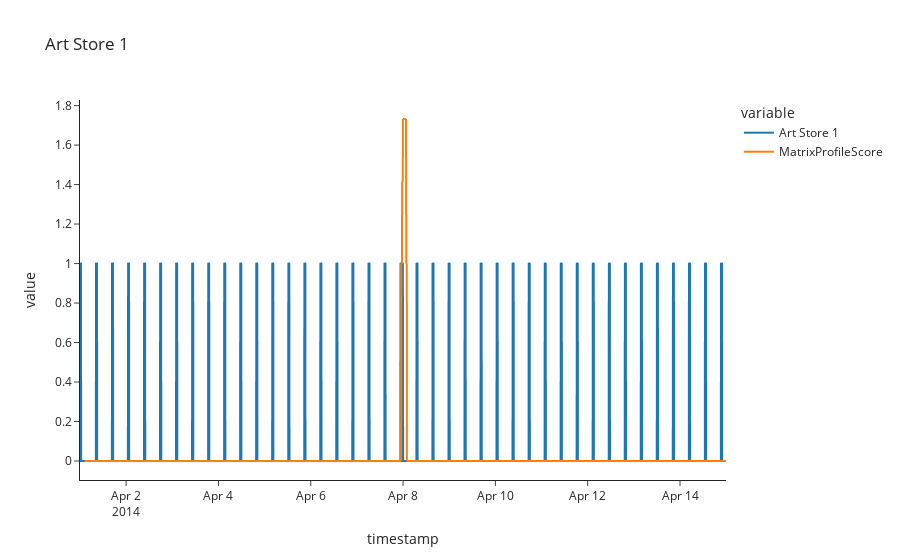
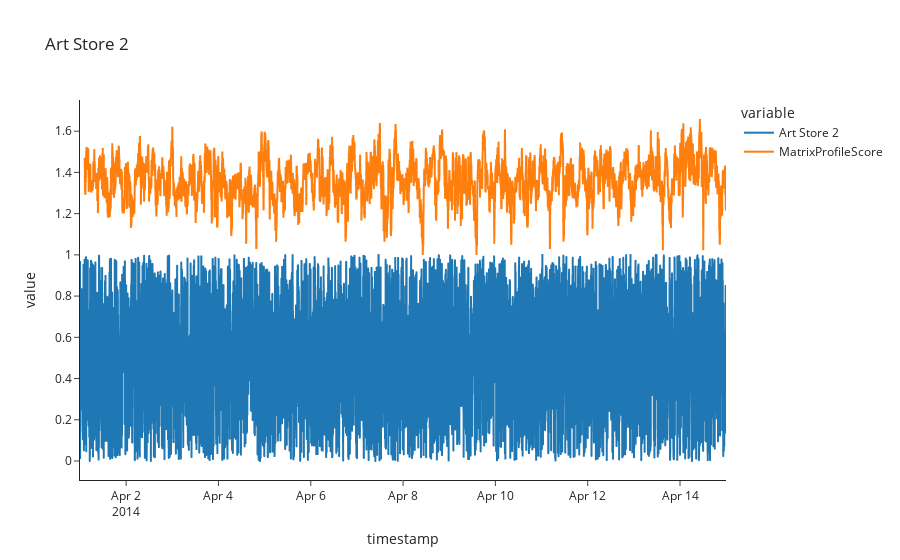

The notebook cell these images were saved under, in order:
### Code cell
matrix_profile_dists, scores_df = (
    anomaly_detection_matrix_profile(
        df, window_size=30,
        smooth_n=int(5*30),
        normalize_data=True,
        plot_results=True
    )
)

### Figure 1 — Plotly figure (JSON) as saved in the notebook; plotly's stock layout.template omitted (floating-point values rounded to 4 significant figures; data arrays with more than 128 entries replaced by an {"elided": "..."} marker saying what was removed)
{"data": [{"hovertemplate": "variable=Art Store 1<br>timestamp=%{x}<br>value=%{y}<extra></extra>", "legendgroup": "Art Store 1", "line": {"color": "#1F77B4", "dash": "solid"}, "marker": {"symbol": "circle"}, "mode": "lines", "name": "Art Store 1", "showlegend": true, "type": "scattergl", "x": {"elided": "4032 str values"}, "xaxis": "x", "y": {"elided": "4032 int values"}, "yaxis": "y"}, {"hovertemplate": "variable=MatrixProfileScore<br>timestamp=%{x}<br>value=%{y}<extra></extra>", "legendgroup": "MatrixProfileScore", "line": {"color": "#FF7F0E", "dash": "solid"}, "marker": {"symbol": "circle"}, "mode": "lines", "name": "MatrixProfileScore", "showlegend": true, "type": "scattergl", "x": {"elided": "4032 str values"}, "xaxis": "x", "y": {"elided": "4032 float values"}, "yaxis": "y"}], "layout": {"legend": {"title": {"text": "variable"}, "tracegroupgap": 0}, "title": {"text": "Art Store 1"}, "xaxis": {"anchor": "y", "domain": [0, 1], "title": {"text": "timestamp"}}, "yaxis": {"anchor": "x", "domain": [0, 1], "title": {"text": "value"}}}}

### Figure 2 — Plotly figure (JSON) as saved in the notebook; plotly's stock layout.template omitted (floating-point values rounded to 4 significant figures; data arrays with more than 128 entries replaced by an {"elided": "..."} marker saying what was removed)
{"data": [{"hovertemplate": "variable=Art Store 2<br>timestamp=%{x}<br>value=%{y}<extra></extra>", "legendgroup": "Art Store 2", "line": {"color": "#1F77B4", "dash": "solid"}, "marker": {"symbol": "circle"}, "mode": "lines", "name": "Art Store 2", "showlegend": true, "type": "scattergl", "x": {"elided": "4032 str values"}, "xaxis": "x", "y": {"elided": "4032 float values"}, "yaxis": "y"}, {"hovertemplate": "variable=MatrixProfileScore<br>timestamp=%{x}<br>value=%{y}<extra></extra>", "legendgroup": "MatrixProfileScore", "line": {"color": "#FF7F0E", "dash": "solid"}, "marker": {"symbol": "circle"}, "mode": "lines", "name": "MatrixProfileScore", "showlegend": true, "type": "scattergl", "x": {"elided": "4032 str values"}, "xaxis": "x", "y": {"elided": "4032 float values"}, "yaxis": "y"}], "layout": {"legend": {"title": {"text": "variable"}, "tracegroupgap": 0}, "title": {"text": "Art Store 2"}, "xaxis": {"anchor": "y", "domain": [0, 1], "title": {"text": "timestamp"}}, "yaxis": {"anchor": "x", "domain": [0, 1], "title": {"text": "value"}}}}
